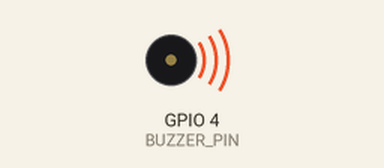
Simulated run of this sketch. Board: ESP32. Parts: buzzer (waves = sounding).

Above: at 0.2 s.
Timing chart, 0 to 3.5 s (numbered marks = the images above):
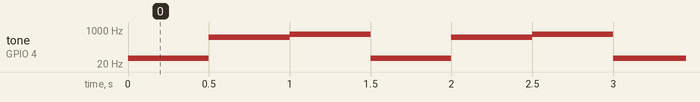

The sketch:

4buzzer_freq.ino
```cpp
#define BITS 10
#define BUZZER_PIN 4  // 蜂鳴器接在腳4

int interval = 500;
int tones[3] = {39, 440, 622};
byte toneSize = sizeof(tones) / sizeof(int);

void alarmSnd() {
    static uint8_t i = 0;  // 音調陣列索引，從0開始。
    ledcWriteTone(0, tones[i]);
    delay(interval);
    if (++i % toneSize == 0) {  // 若取到最後一個陣列元素…
        i = 0;                  // 下次從第0個元素開始
    }
}

void setup() {
    ledcSetup(0, 2000, BITS);  // PWM預設為20KHz，10位元解析度。
    ledcAttachPin(BUZZER_PIN, 0);
}

void loop() {
    alarmSnd();
}
```

Measured:
- by itself, tone on GPIO 4 (BUZZER_PIN): repeats every 1.5 s: 440 Hz 0.50 s, 622 Hz 0.50 s, 39 Hz 0.50 s
